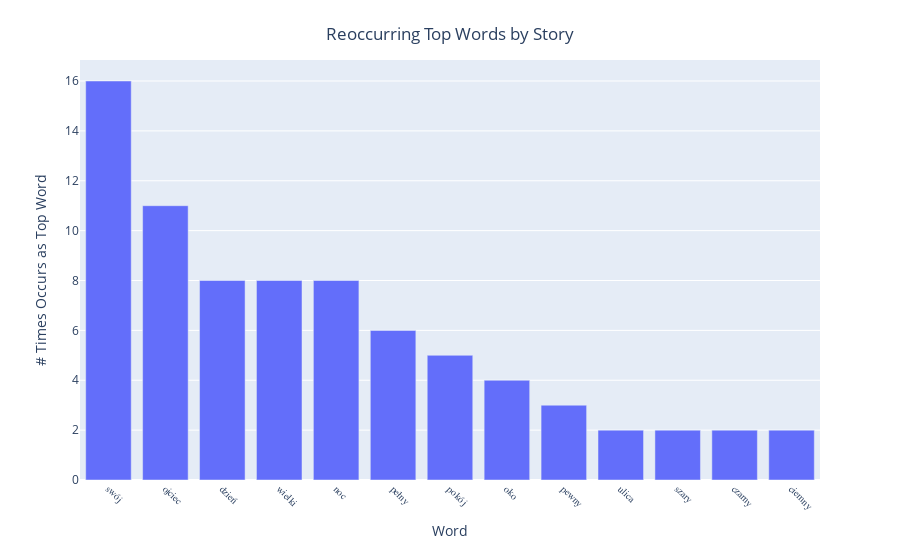

This figure's notebook cell:
### Code cell
fig = px.bar(tw_df.sort_values(by='occurrence', ascending=False), x='word', y='occurrence')
fig.update_layout(
    title={
        'text': "Reoccurring Top Words by Story",
        'y':0.95,
        'x':0.50,
        'xanchor': 'center',
        'yanchor': 'top'
    })
fig.update_xaxes(title_text='Word', tickangle=45, tickfont=dict(family='Rockwell', size=10))
fig.update_yaxes(title_text='# Times Occurs as Top Word')
fig.show()

### Figure 1 — Plotly figure (JSON) as saved in the notebook; plotly's stock layout.template omitted (floating-point values rounded to 4 significant figures)
{"data": [{"alignmentgroup": "True", "hoverlabel": {"namelength": 0}, "hovertemplate": "word=%{x}<br>occurrence=%{y}", "legendgroup": "", "marker": {"color": "#636efa"}, "name": "", "offsetgroup": "", "orientation": "v", "showlegend": false, "textposition": "auto", "type": "bar", "x": ["swój", "ojciec", "dzień", "wielki", "noc", "pełny", "pokój", "oko", "pewny", "ulica", "szary", "czarny", "ciemny"], "xaxis": "x", "y": [16, 11, 8, 8, 8, 6, 5, 4, 3, 2, 2, 2, 2], "yaxis": "y"}], "layout": {"barmode": "relative", "legend": {"tracegroupgap": 0}, "margin": {"t": 60}, "title": {"text": "Reoccurring Top Words by Story", "x": 0.5, "xanchor": "center", "y": 0.95, "yanchor": "top"}, "xaxis": {"anchor": "y", "domain": [0, 1], "tickangle": 45, "tickfont": {"family": "Rockwell", "size": 10}, "title": {"text": "Word"}}, "yaxis": {"anchor": "x", "domain": [0, 1], "title": {"text": "# Times Occurs as Top Word"}}}}
